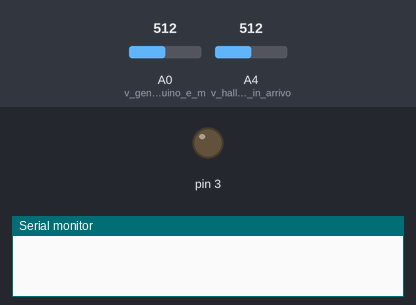
This sketch was run on a simulated Arduino Mega 2560, built with avr-gcc and run on an emulated ATmega2560. Shown: output pins drawn as LEDs (lit = HIGH), the last lines printed to the serial monitor. The test bench sets the inputs (shaded band); at power-on: A0 (v_generata_da_arduino_e_m) = 512, A4 (v_hall_misurata_in_arrivo) = 512.

Above: at 2.2 s.
At 23.27 s:
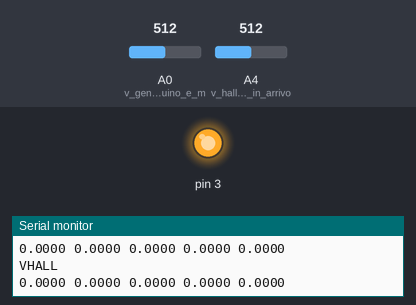
Timing chart, 0 to 23.6 s (numbered marks = the images above):
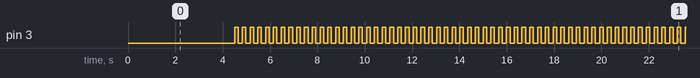

The sketch:

sketch_completo.ino
```cpp
int main (void) {
  init();
  pinMode(3, OUTPUT);
  pinMode(A0, INPUT); //v generata da arduino e misurata
  pinMode(A4, INPUT); // v hall misurata in arrivo dalla sonda
  Serial2.begin(9600); // pin 15 RX e 14 TX
  Serial.begin(9600);

  int f = 5; //numero di n misure in semiperiodo
  float V_ard_low[f], V_ard_high[f];
  float V_hall_high[f], V_hall_low[f];
  float dV_hall, dV_ard;
  float incremento_corrente = 0.1;
  float I_max = 1.2;
  delay(1000);
  Serial2.println("OP1 1");
  delay(1000);
  Serial2.println("I1 0");
  delay(1000);
  Serial2.println("V1 30");
  delay(1000);


  for(float I=0; I <= I_max ; I+= incremento_corrente){
    Serial.println("CORRENTE");
    Serial.println(I);

    delay(500);
    String corrente = "I1 " + String(I);
    Serial2.println(corrente);

    for(int M = 0; M <= 150 ; M += 1){ // M misure di un "periodo"
      for (int N = 0 ; N < f ; N += 1){ //N misure 5V
        digitalWrite(3, HIGH);
        V_ard_high[N] = float(analogRead(A0))*5/1023; //float(map(analogRead(A0), 0, 1023, 0, 5000))/1000;
        analogReference(INTERNAL1V1);
        delay(30);
        V_hall_high[N] = float(analogRead(A4))*1.1/1023; //float(map(analogRead(A4), 0, 1023, 0, 5000))/1000;

      }

      for(int K=0 ; K < f ; K += 1){ //N misure 0V
        digitalWrite(3, LOW);
        V_ard_low[K] = float(analogRead(A0))*5/1023; //float(map(analogRead(A0), 0, 1023, 0, 5000))/1000;
        analogReference(INTERNAL1V1);
        delay(30);
        V_hall_low[K] = float(analogRead(A4))*1.1/1023; //float(map(analogRead(A4), 0, 1023, 0, 5000))/1000;
        analogReference(DEFAULT);
      }

      Serial.println("VARD");
      for ( int T = 0 ; T < f ; T++){
        dV_ard = (V_ard_high[T]-V_ard_low[T]);
        String vard = String(dV_ard, 4) + " ";
        Serial.print(vard);  // PRINTO N VALORI
      }
      Serial.println(" ");

      Serial.println("VHALL");
      for ( int T = 0 ; T < f ; T++){
        dV_hall = (V_hall_high[T]-V_hall_low[T]);
        String vhall = String(dV_hall, 4) + " ";
        Serial.print(vhall); //PRINTO N VALORI
      }
      Serial.println(" ");
    }

    delay(100);
  }
  delay(100);
  Serial.println("BREAK");
  delay(100);

  return 0;
}
```

Measured:
- by itself, pin 3: moves between LOW and HIGH, repeating every 18.0 s
- by itself, everything shown: repeats every 18.0 s, in 110 steps
